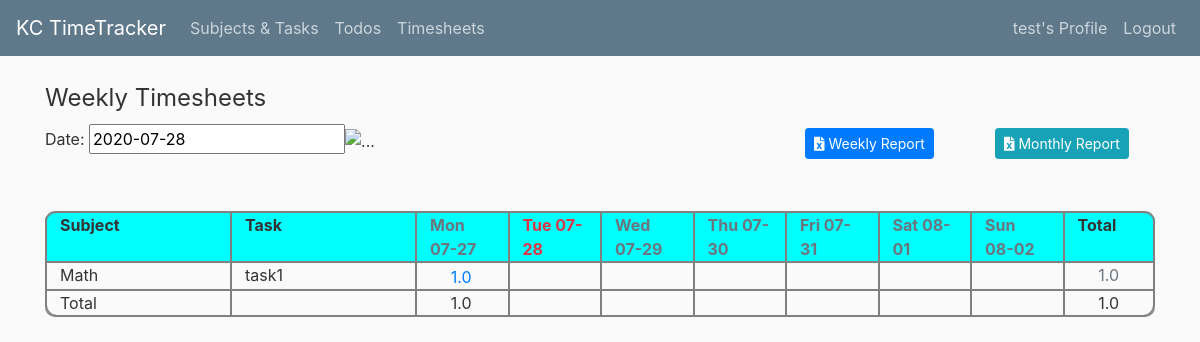
/weekly_timesheets (signed in), run on the app's committed database.
### timetracker/models.py (models this page shows, shortened)
class User(db.Model, UserMixin):
	id = db.Column(db.Integer, primary_key=True)
	username = db.Column(db.String(20), unique=True, nullable=False)
	email = db.Column(db.String(120), unique=True, nullable=False)
	password = db.Column(db.String(64), nullable=False)

class Subject(db.Model):
  id = db.Column(db.Integer, primary_key=True)
  name = db.Column(db.String(126), nullable=False)
  description = db.Column(db.Text, nullable=False)
  date_created = db.Column(db.DateTime, nullable=False, default=datetime.utcnow)
  active = db.Column(db.Boolean, nullable=False, default=True)
  user_id = db.Column(db.Integer, db.ForeignKey('user.id'), nullable=False)
  user = db.relationship('User', backref=db.backref('subjects', lazy=True))

class Task(db.Model):
  id = db.Column(db.Integer, primary_key=True)
  name = db.Column(db.String(126), nullable=False)
  description = db.Column(db.Text, nullable=False)
  date_created = db.Column(db.DateTime, nullable=False, default=datetime.utcnow)
  active = db.Column(db.Boolean, nullable=False, default=True)
  subject_id  = db.Column(db.Integer, db.ForeignKey('subject.id'), nullable=False)
  subject = db.relationship('Subject', backref=db.backref('tasks', lazy=True))

class Timesheet(db.Model):
    id = db.Column(db.Integer, primary_key=True)
    date = db.Column(db.DateTime, nullable=False, default=datetime.now)
    workhours = db.Column(db.Numeric(5,1), nullable=False)
    description=db.Column(db.Text, nullable=True)
    date_created = db.Column(db.DateTime, nullable=False, default=datetime.now)
    date_updated = db.Column(db.DateTime, nullable=True)
    user_id = db.Column(db.Integer, db.ForeignKey('user.id'), nullable=False)
    user = db.relationship('User', backref=db.backref('timesheets', lazy=True))
    subject_id = db.Column(db.Integer, db.ForeignKey('subject.id'), nullable=False)
    subject = db.relationship('Subject', backref=db.backref('timesheets', lazy=True))
    task_id = db.Column(db.Integer, db.ForeignKey('task.id'), nullable=True)
    task = db.relationship('Task', backref=db.backref('timesheets', lazy=True))

### timetracker/timesheets/routes.py (the view)
@timesheets.route('/weekly_timesheets')
@login_required
def weekly_timesheets():
    date = request.args.get('date')
    if date:
        dt = datetime.strptime(date, '%Y-%m-%d').date()
    else:
        dt = datetime.now().date()
    dates, dictTS, sub_totals, total = generate_dictTS(dt)
    return render_template('weekly_timesheets.html', title='Weekly Timesheets', date=dt, dates=dates, dictTS=dictTS, sub_totals=sub_totals, total=total)

### timetracker/models.py (called while the page is built)
@login_manager.user_loader
def load_user(user_id):
    return User.query.get(int(user_id))

### timetracker/timesheets/tableHelper.py (called while the page is built)
def hasSubjectTask(dictTS, subject, task):
    for keys in dictTS.keys():
        if keys.Subject.id == subject.id:
            if task:
                if keys.Task and keys.Task.id == task.id:
                    return True
            elif not keys.Task:
                return True
    return False

def findTimesheet(tr, date, timesheets):
    for timesheet in timesheets:
        if timesheet.subject_id == tr.Subject.id and timesheet.date.date() == date:
            if timesheet.task_id:
                if tr.Task and timesheet.task_id == tr.Task.id:
                    return timesheet
            else:
                if not tr.Task:
                    return timesheet
    return None

def add_workhours(orig_workhours, workhours):
    if orig_workhours:
        return orig_workhours + workhours
    else:
        return workhours

### timetracker/templates/weekly_timesheets.html (shortened to what this page needs)
{% extends "layout.html" %}
{% block stylesheet %}
<link href = "https://code.jquery.com/ui/1.10.4/themes/ui-lightness/jquery-ui.css" rel = "stylesheet">
{% endblock stylesheet %}
{% block content %}
    <legend>Weekly Timesheets</legend>
    <div class="row mb-5">
        <div class="col-md-4">
            Date: <input type = "text" id = "datepicker" value="{{date.strftime('%Y-%m-%d')}}">
        </div>
        <div class="offset-md-4 col-md-2">
            <a
            href="{{url_for('timesheets.weekly_report', date=date.strftime('%Y-%m-%d'))}}"
            class="btn btn-primary btn-sm mt-1 mb-1"
          >
            <i class="fa fa-file-excel"></i> Weekly Report
          </a>
        </div>
        <div class="col-md-2">
            <a
            href="{{url_for('timesheets.monthly_report', date=date.strftime('%Y-%m-%d'))}}"
            class="btn btn-info btn-sm mt-1 mb-1"
          >
            <i class="fa fa-file-excel"></i> Monthly Report
          </a>
        </div>
    </div>
    {% if dictTS %}
        <div class="container" id="ts">
            <div class="row ts-start">
                <div class="col-md-2">Subject</div>
                <div class="col-md-2">Task</div>
                {% for dt in dates %}
                    {%if dt.day == date.day %}
                    <div class="col-md-1 text-danger">{{dt.strftime('%a %m-%d')}}</div>
                    {% else %}
                    <div class="col-md-1 text-secondary">{{dt.strftime('%a %m-%d')}}</div>
                    {% endif %}
                {% endfor %}
                <div class="col-md-1">Total</div>
            </div>
            {% for tr, cells in dictTS.items() %}
                <div class="row">
                    <div class="col-md-2">{{tr.Subject.name}}</div>
                    <div class="col-md-2">{% if tr.Task %} {{tr.Task.name}} {% endif %}</div>
                    {% for cell in cells %}
                        <div class="col-md-1 no-padding">
                            {% if tr.Task %}
                                <a href="{{url_for('timesheets.timesheet', subject_id=tr.Subject.id, task_id=tr.Task.id, date=cell.Date)}}">
                                    <button type="button" class="btn btn-link full-size" data-toggle="tooltip" data-placement="bottom" title="{{cell.Description}}">
                                        {% if cell.Workhours %} {{cell.Workhours}} {% endif %}
                                    </button>
                                </a>
                            {% else %}
                                <a href="{{url_for('timesheets.timesheet', subject_id=tr.Subject.id, date=cell.Date)}}">
                                    <button type="button" class="btn btn-link full-size" data-toggle="tooltip" data-placement="bottom" title="{{cell.Description}}">
                                        {% if cell.Workhours %} {{cell.Workhours}} {% endif %}
                                    </button>
                                </a>
                            {% endif %}
                        </div>
                    {% endfor %}
                    <div class="col-md-1 text-secondary text-center">{% if tr.Workhours %} {{tr.Workhours}} {% endif %}</div>
                </div>
            {% endfor %}
            <div class="row ts-end">
                <div class="col-md-2">Total</div>
                <div class="col-md-2"></div>
                {% for sub_total in sub_totals %}
                    <div class="col-md-1 text-center">{% if sub_total %} {{sub_total}} {% endif %}</div>
                {% endfor %}
                <div class="col-md-1 text-center">{% if total %} {{total}} {% endif %}</div>
            </div>
        </div>
    {% endif %}
{% endblock content %}

### timetracker/templates/layout.html (shortened to what this page needs)
<!DOCTYPE html>
 <html>
    <head>
        <link rel="stylesheet" href="https://stackpath.bootstrapcdn.com/bootstrap/4.4.1/css/bootstrap.min.css">
        <link rel="stylesheet" href="https://use.fontawesome.com/releases/v5.4.1/css/all.css">
        <link rel="stylesheet" type="text/css" href="{{url_for('static', filename='site.css')}}">
        {% block stylesheet %}{% endblock stylesheet %}
    </head>
    <body>
        <header class="site-header">
            <nav class="navbar navbar-expand-md navbar-dark bg-steel fixed-top">
                <a class="navbar-brand" href="/">KC TimeTracker</a>
                <div class="collapse navbar-collapse" id="navbarSupportedContent">
                    <ul class="navbar-nav mr-auto">
                    {% if current_user.is_authenticated %}
                        <li class="nav-item">
                            <a class="nav-link" href="{{url_for('subjects.subjects_tasks')}}">Subjects & Tasks</a>
                        </li>
                        <li class="nav-item">
                          <a class="nav-link" href="{{url_for('todos.todo_list')}}">Todos</a>
                      </li>
                        <li class="nav-item">
                            <a class="nav-link" href="{{url_for('timesheets.weekly_timesheets')}}">Timesheets</a>
                        </li>
                    {% endif %}
                    </ul>
                </div>
                <div class="navbar-nav">
                    {% if current_user.is_authenticated %}
                        <a class="nav-item nav-link" href="{{url_for('users.profile')}}">{{current_user.username}}'s Profile</a>
                        <a class="nav-item nav-link" href="{{url_for('users.logout')}}">Logout</a>
                    {% else %}
                        <a class="nav-item nav-link" href="{{url_for('users.login')}}">Login</a>
                        <a class="nav-item nav-link" href="{{url_for('users.register')}}">Register</a>
                    {% endif %}
                </div>
            </nav>
        </header>
        <main role="main" class="container">
            <div class="row">
                <div class="col-md-12">
                    {% block content %}
                    {% endblock %}
                </div>
            </div>
        </main>
    </body>
</html>

### timetracker/static/site.css (style rules this page uses)
body { background: #fafafa; color: #333333; margin-top: 5rem; }
.bg-steel { background-color: #5f788a; }
.site-header .navbar-nav .nav-link { color: #cbd5db }
#ts .row { border-top: 2px solid grey; box-shadow: 0 2px grey, inset 2px 0 gray, inset -2px 0 grey; overflow: hidden; }
#ts .row > div { box-shadow: 2px 0 grey, inset 2px 0 grey }
.ts-start { font-weight: bold; background-color: cyan; border-top-left-radius: 10px; border-top-right-radius: 10px; }
.ts-end { border-bottom-left-radius: 10px; border-bottom-right-radius: 10px; }
div .no-padding { padding: 0; }
.full-size { width: 100%; height: 100%; border: none; padding: 0px 0px; }
.text-center { text-align: center; }

### data on the page
User: username "test"
Subject: Subject.name "Math"
Task: Task.name "task1"
Timesheet: Workhours "1.0", Workhours "1.0", workhours "1.0"

### other printed values
{{ dt.strftime('%a %m-%d') }} "Mon 07-27" "Wed 07-29" "Thu 07-30" "Fri 07-31" "Sat 08-01" "Sun 08-02"
{{ dt.strftime('%a %m-%d') }} "Tue 07-28"
